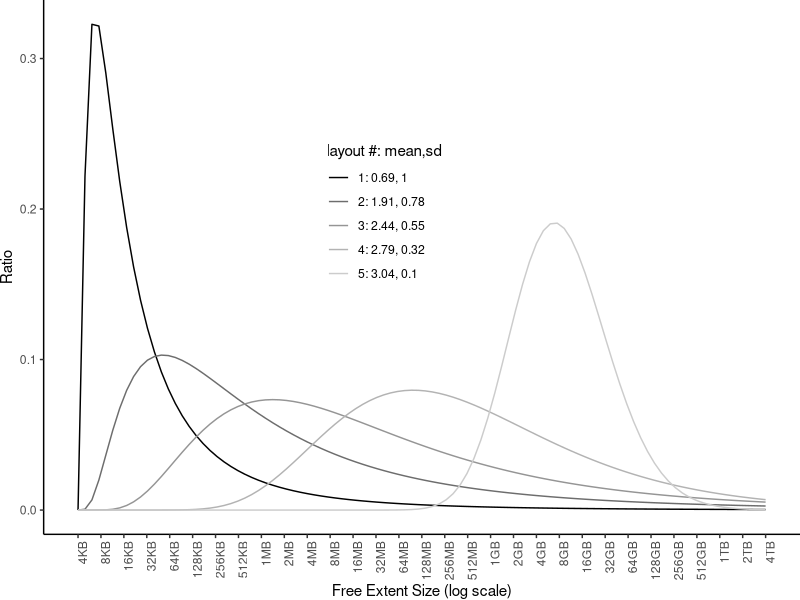

The R source for this figure:
library(ggplot2)
library(plyr)
library(grid)

theme_paper <- function()
{
    return (  theme_bw() +
              theme(axis.line    =element_line(color='black')) +
              theme(panel.grid   =element_blank()) +
              theme(panel.border =element_blank()) +
              theme(legend.key = element_blank())
              )
}

format_si <- function(x, show.number=T, show.unit=T, round.to=1, appendix="") {
   {
    exps <- seq(10, 70, by=10)
    limits <- c(0, 2^exps) # 0, 1024, 1024*1024, ...
    prefix <- c("", "K", "M", "G", "T", "P", "E", "Z")
  
    # Vector with array indices according to position in intervals
    indices <- findInterval(abs(x), limits)
    limits[1] = 1
    number = NULL
    if ( show.number ) {
        number = format(round(x/limits[indices], round.to),
                 trim=TRUE, scientific=FALSE)
    }
    unit = NULL
    if ( show.unit ) {
        unit = prefix[indices]
    }
    paste(number, unit, appendix, sep="")
  }
}

format_2exp <- function(round.to=1, appendix="", ...) {
   function (x) {
    exps <- seq(10, 70, by=10)
    limits <- c(0, 2^exps) # 0, 1024, 1024*1024, ...
    prefix <- c("", "K", "M", "G", "T", "P", "E", "Z")
  
    # Vector with array indices according to position in intervals
    i <- findInterval(abs(x), limits)
    limits[1] = 1
    print(length(x))
    ret = paste(format(round(x/limits[i], round.to),
                 trim=TRUE, scientific=FALSE, ...),
          prefix[i], appendix, sep="")
    return(ret)
  }
}

build_df <- function(meanlog, sdlog)
{
  x=seq(0,30,length=100)
  y=dlnorm(x, meanlog=meanlog, sdlog=sdlog)
  d=data.frame(x=x,y=y)
  d$meanlog = meanlog
  d$sdlog = sdlog
  return(d)
}

get_filepath <- function(f) {
    f = gsub(".", "-", f, fixed=T)
    filename = paste(f, '-auto.pdf', sep="")
    filepath = paste('./', filename, sep="")
    return(filepath)
}

save_plot <- function(p, f, w=4, h=4) {
    filepath = get_filepath(f)
    print(paste("about to save to", getwd(), filepath))
    print("enter -s- if you want to save to pdf")
    a = readline()
    if (a == 's') {
        ggsave(filepath, plot=p, width=w, height=h)
    }
}

plot_dists <- function(d)
{
    d = ddply(d, .(meanlog, sdlog), function(x){build_df(x$meanlog, x$sdlog)} )
    d$conf = paste(round(d$meanlog,2),round(d$sdlog,2), sep=', ')
    l = unique(d$conf)
    d$conf = factor(d$conf, l)
    levels(d$conf) = paste( seq_along(l), l, sep=": " )

    xbreaks = 0:30
    xlabels = format_si((2^xbreaks)*4096, appendix="B")
    #print(xlabels)

    p <- ggplot(d, aes(x=x,y=y,color=conf)) +
      geom_line() + 
      scale_x_continuous(breaks=xbreaks, labels=xlabels) +
      scale_color_grey(name='layout #: mean,sd', start=0, end=0.8) + 
      theme_paper() +
      theme(legend.position=c(0.45,0.6)) +
      theme(axis.text.x=element_text(angle=90, hjust=1)) +
      xlab("Free Extent Size (log scale)") +
      ylab("Ratio") +
      theme(plot.margin = unit(c(0,0,0,0), "cm"))
    print(p)  

    #save_plot(p, 'lognormaldist', w=5, h=3.3)
}

main <- function()
{
    d = data.frame(meanlog=0, sdlog=1)
    
    d = rbind(d, c(log(2),1)) #1
    d = rbind(d, c(log(20),0.1)) 
    d = data.frame(meanlog=log(seq(2,21,length=5)), sdlog=seq(1,0.1,length=5))
    print(d)

    plot_dists(d)
}

main()

